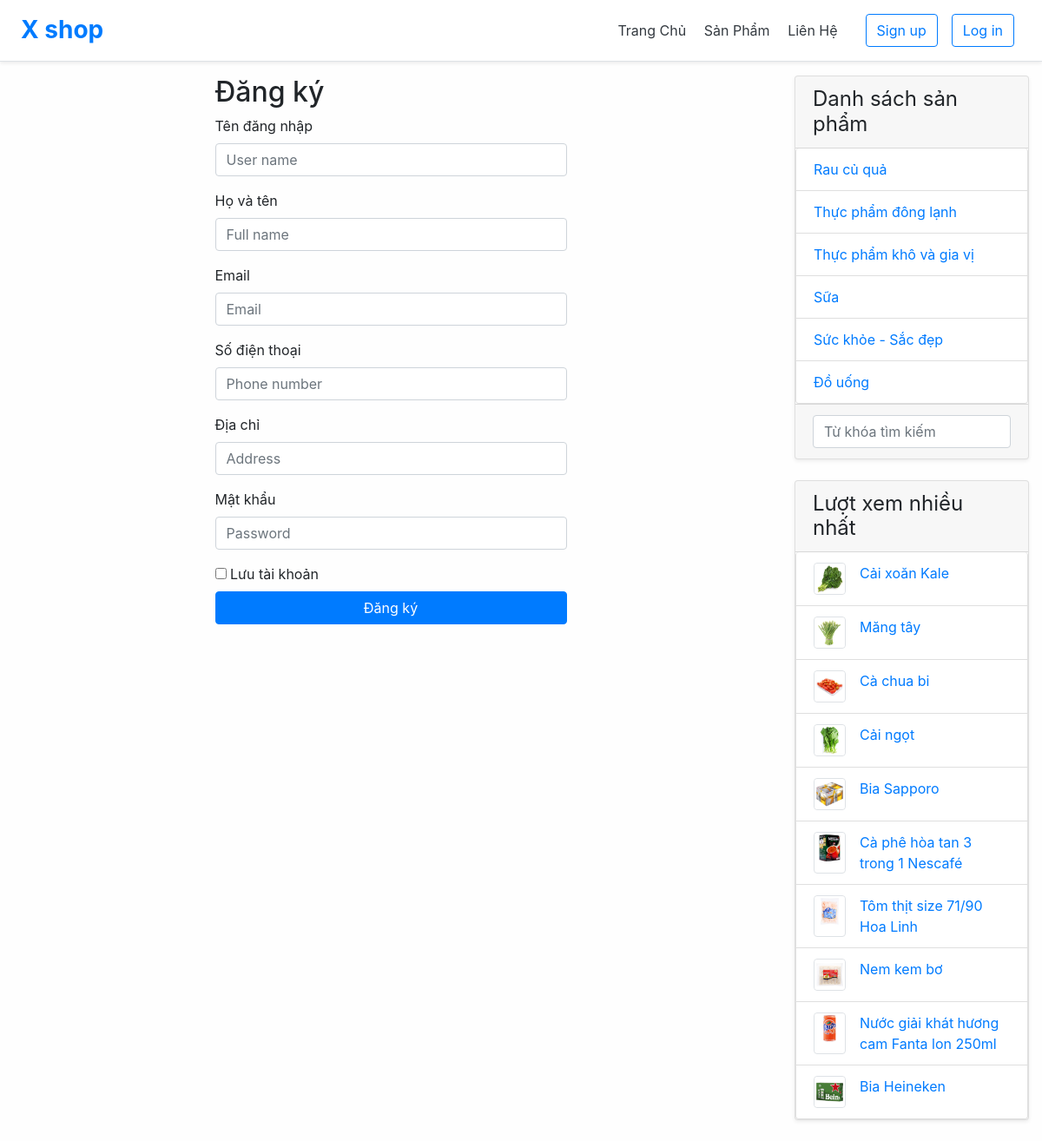
/view?signUp, run on an earlier commit of the app's database.
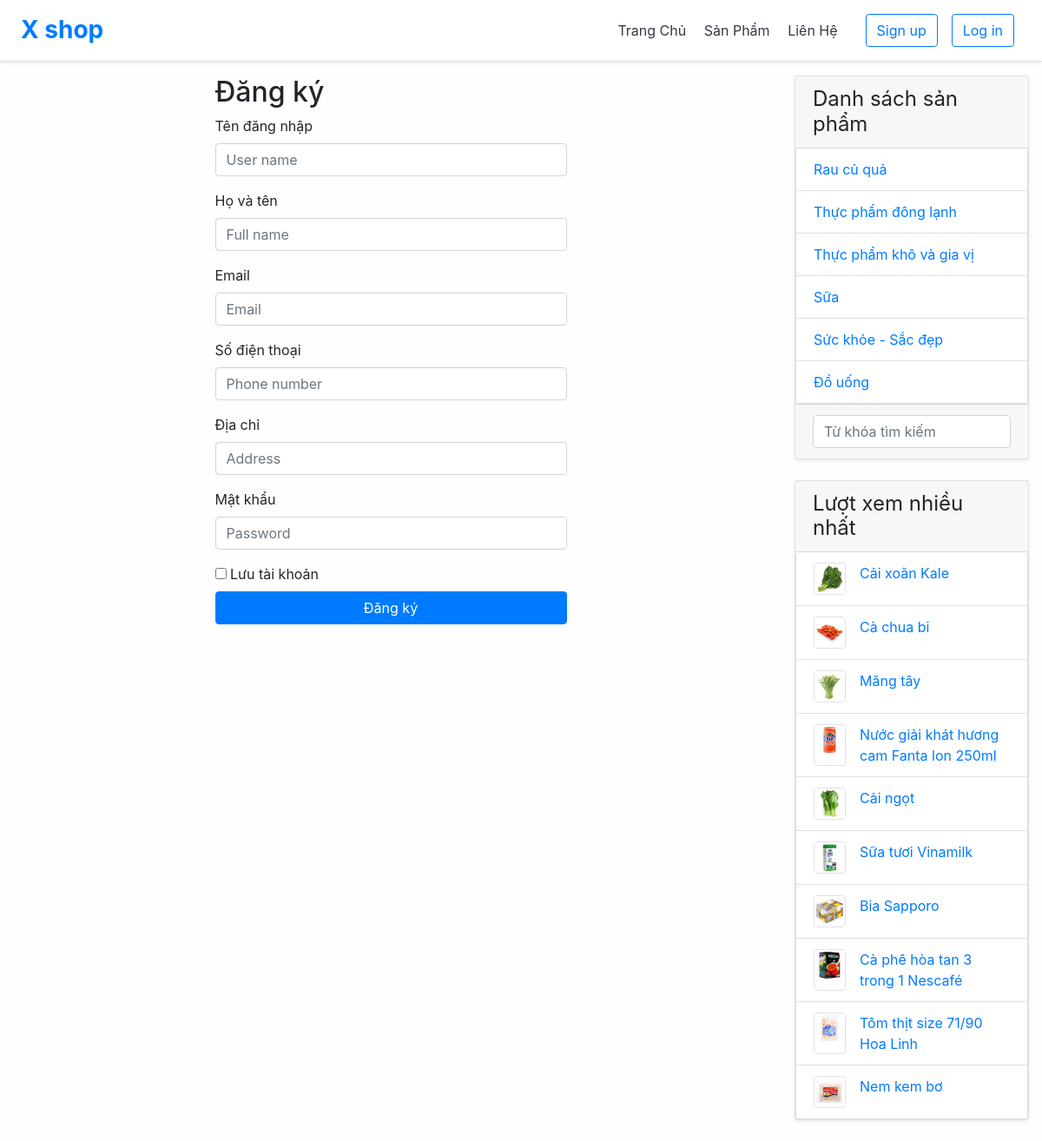
And on a later commit of the database.
### tables this page shows
CREATE TABLE `hang_hoa` (
  `ma_hh` int(11) NOT NULL,
  `ten_hh` varchar(60) NOT NULL,
  `don_gia` float NOT NULL,
  `giam_gia` float NOT NULL,
  `hinh` varchar(50) NOT NULL,
  `ma_loai` int(11) NOT NULL,
  `so_luot_xem` int(11) NOT NULL,
  `ngay_nhap` date NOT NULL,
  `mo_ta` varchar(200) NOT NULL
);

### view/index.php (called while the page is built, shortened)
<?php
    require '../dao/functionTitle.php';
    require '../dao/functionProduct.php';
    include "layout.php";
?>

### dao/functionProduct.php (called while the page is built, shortened)
<?php
    require_once 'database.php';
    function selectTop10()
    {
        global $conn;
        $select = "SELECT * FROM hang_hoa ORDER BY so_luot_xem DESC LIMIT 10";
        return $conn->query($select);
    }

### view/top10.php (the view)
<?php
    $products = selectTop10();
?>
<div class="card mb-4 shadow-sm">
    <div class="card-header">
        <h4 class="my-0 font-weight-normal">Lượt xem nhiều nhất</h4>
    </div>
    <div class="list-group" id="displayList">
        <?php foreach($products as $product): ?>
            <div class="list-group-item d-flex">
                <div class="border rounded">
                    <img src="../img/<?=$product['hinh']?>" alt="" class="rounded" width="35px" height="35px">
                </div>
                <a href="index.php?view-product&ma_hh=<?=$product['ma_hh']?>" class="ml-3"><?=$product['ten_hh']?></a>
            </div>
        <?php endforeach ?>
    </div>
</div>

What changed in the data, as far as the page shows it:
no longer on this page (row edited): hang_hoa: hinh (picture), ten_hh "Bia Heineken"
changed hang_hoa "Cà chua bi": moves up the list
changed hang_hoa "Nước giải khát hương cam Fanta lon 250ml": moves up the list
added hang_hoa: hinh (picture), ten_hh "Sữa tươi Vinamilk"
